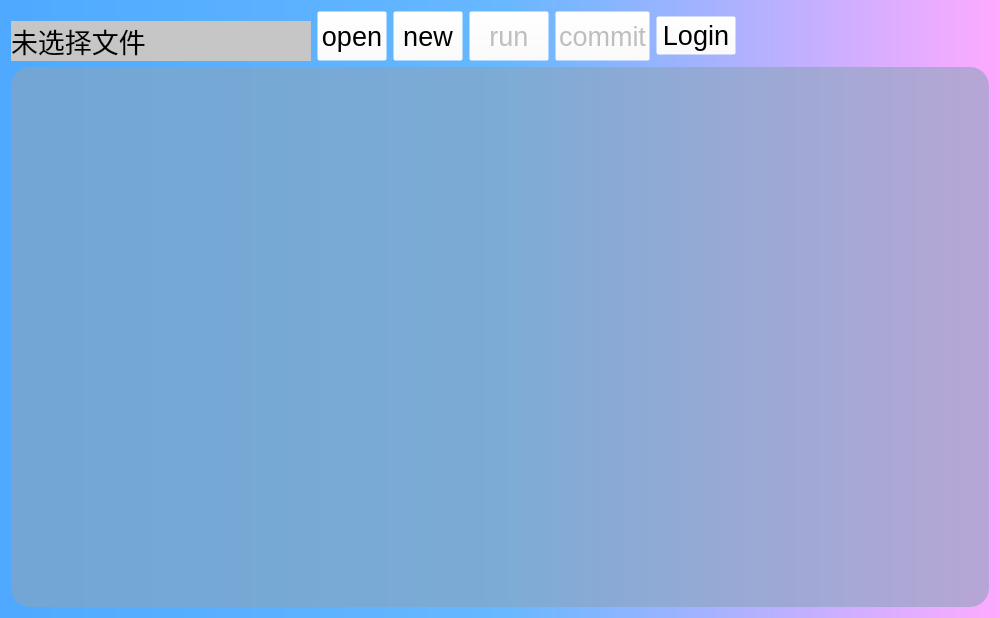
<?xml version="1.0" encoding="UTF-8"?>
<ui version="4.0">
 <class>Form</class>
 <widget class="QWidget" name="Form">
  <property name="geometry">
   <rect>
    <x>0</x>
    <y>0</y>
    <width>1000</width>
    <height>618</height>
   </rect>
  </property>
  <property name="minimumSize">
   <size>
    <width>1000</width>
    <height>618</height>
   </size>
  </property>
  <property name="maximumSize">
   <size>
    <width>100000</width>
    <height>100000</height>
   </size>
  </property>
  <property name="windowTitle">
   <string>abcNotepad</string>
  </property>
  <property name="styleSheet">
   <string notr="true">background: qlineargradient(spread:pad, x0:1, y1:0, x2:1, y2:0, stop:0 rgb(78, 169, 255), stop:0.5  rgb(102, 184, 255), stop:1 rgb(255, 170, 255))</string>
  </property>
  <layout class="QGridLayout" name="gridLayout">
   <item row="0" column="0" colspan="2">
    <layout class="QVBoxLayout" name="verticalLayout">
     <item>
      <layout class="QHBoxLayout" name="horizontalLayout">
       <item>
        <widget class="QLabel" name="file_name">
         <property name="sizePolicy">
          <sizepolicy hsizetype="Preferred" vsizetype="Preferred">
           <horstretch>0</horstretch>
           <verstretch>0</verstretch>
          </sizepolicy>
         </property>
         <property name="minimumSize">
          <size>
           <width>300</width>
           <height>40</height>
          </size>
         </property>
         <property name="maximumSize">
          <size>
           <width>300</width>
           <height>30</height>
          </size>
         </property>
         <property name="font">
          <font>
           <family>Source Code Pro</family>
           <pointsize>20</pointsize>
          </font>
         </property>
         <property name="layoutDirection">
          <enum>Qt::LeftToRight</enum>
         </property>
         <property name="styleSheet">
          <string notr="true">background:rgb(198, 198, 198);
border-radius: 25px;</string>
         </property>
         <property name="text">
          <string>未选择文件</string>
         </property>
        </widget>
       </item>
       <item>
        <widget class="QPushButton" name="open">
         <property name="enabled">
          <bool>true</bool>
         </property>
         <property name="minimumSize">
          <size>
           <width>30</width>
           <height>30</height>
          </size>
         </property>
         <property name="maximumSize">
          <size>
           <width>70</width>
           <height>50</height>
          </size>
         </property>
         <property name="font">
          <font>
           <family>Arial</family>
           <pointsize>20</pointsize>
          </font>
         </property>
         <property name="styleSheet">
          <string notr="true">background:rgba(255, 255, 255, 0)</string>
         </property>
         <property name="text">
          <string>open</string>
         </property>
        </widget>
       </item>
       <item>
        <widget class="QPushButton" name="add">
         <property name="maximumSize">
          <size>
           <width>70</width>
           <height>50</height>
          </size>
         </property>
         <property name="font">
          <font>
           <family>Arial</family>
           <pointsize>20</pointsize>
          </font>
         </property>
         <property name="styleSheet">
          <string notr="true">background:rgba(255, 255, 255, 0)</string>
         </property>
         <property name="text">
          <string>new</string>
         </property>
        </widget>
       </item>
       <item>
        <widget class="QPushButton" name="run">
         <property name="enabled">
          <bool>false</bool>
         </property>
         <property name="minimumSize">
          <size>
           <width>50</width>
           <height>50</height>
          </size>
         </property>
         <property name="maximumSize">
          <size>
           <width>200</width>
           <height>50</height>
          </size>
         </property>
         <property name="font">
          <font>
           <family>Arial</family>
           <pointsize>20</pointsize>
          </font>
         </property>
         <property name="styleSheet">
          <string notr="true">background:rgba(255, 255, 255, 0)</string>
         </property>
         <property name="text">
          <string>run</string>
         </property>
        </widget>
       </item>
       <item>
        <widget class="QPushButton" name="commit">
         <property name="enabled">
          <bool>false</bool>
         </property>
         <property name="minimumSize">
          <size>
           <width>50</width>
           <height>50</height>
          </size>
         </property>
         <property name="maximumSize">
          <size>
           <width>200</width>
           <height>50</height>
          </size>
         </property>
         <property name="font">
          <font>
           <family>Arial</family>
           <pointsize>20</pointsize>
          </font>
         </property>
         <property name="styleSheet">
          <string notr="true">background:rgba(255, 255, 255, 0)</string>
         </property>
         <property name="text">
          <string>commit</string>
         </property>
        </widget>
       </item>
       <item>
        <widget class="QPushButton" name="loginbut">
         <property name="font">
          <font>
           <family>Arial</family>
           <pointsize>20</pointsize>
          </font>
         </property>
         <property name="styleSheet">
          <string notr="true">background:rgba(255, 255, 255, 0)</string>
         </property>
         <property name="text">
          <string>Login</string>
         </property>
        </widget>
       </item>
       <item>
        <spacer name="horizontalSpacer">
         <property name="orientation">
          <enum>Qt::Horizontal</enum>
         </property>
         <property name="sizeHint" stdset="0">
          <size>
           <width>40</width>
           <height>20</height>
          </size>
         </property>
        </spacer>
       </item>
      </layout>
     </item>
     <item>
      <widget class="QTextEdit" name="code">
       <property name="enabled">
        <bool>false</bool>
       </property>
       <property name="minimumSize">
        <size>
         <width>0</width>
         <height>0</height>
        </size>
       </property>
       <property name="font">
        <font>
         <pointsize>15</pointsize>
        </font>
       </property>
       <property name="styleSheet">
        <string notr="true">background: rgba(139, 163, 185,0.6);
border-radius:19px</string>
       </property>
      </widget>
     </item>
    </layout>
   </item>
  </layout>
 </widget>
 <resources/>
 <connections/>
</ui>
